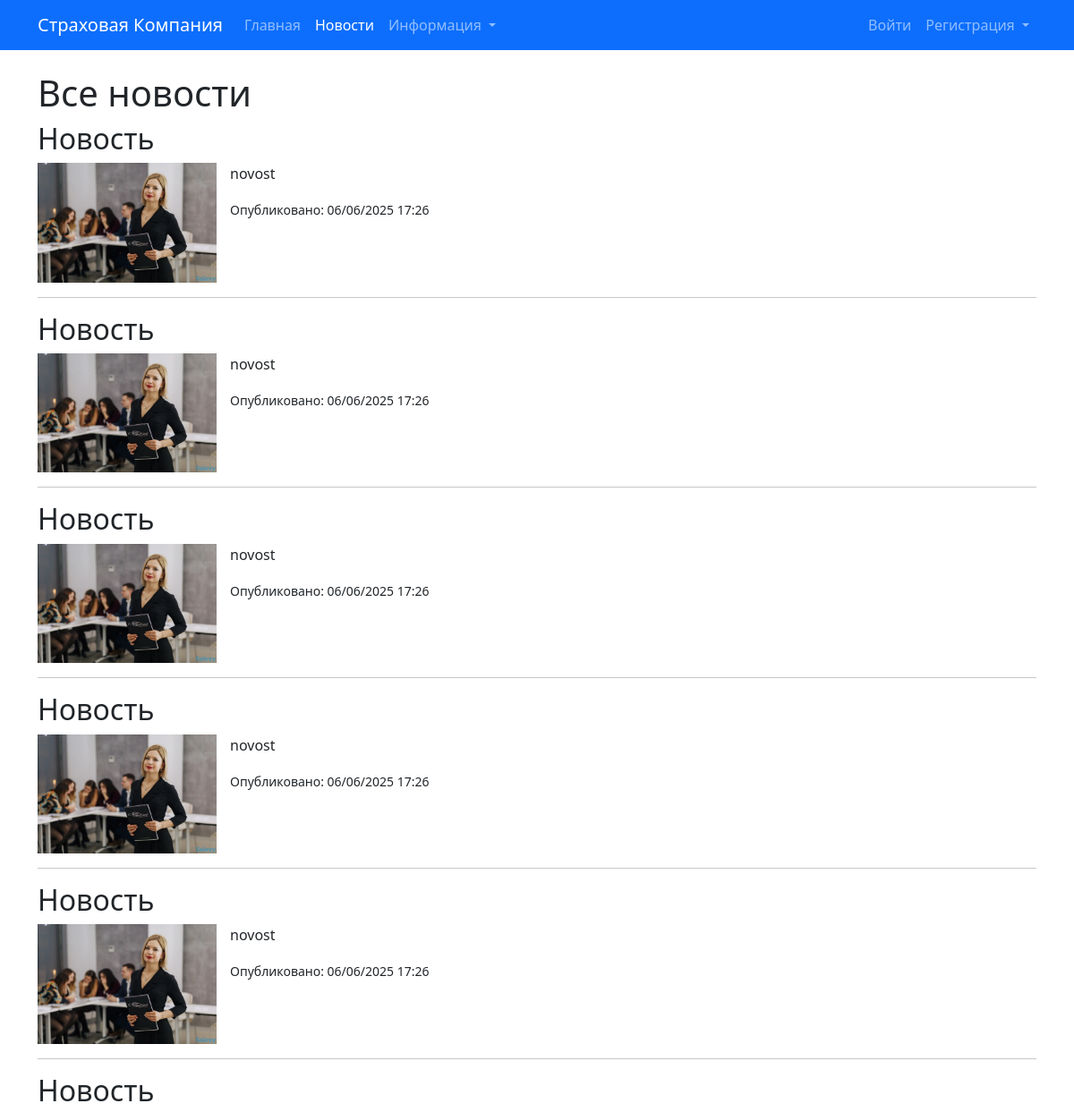
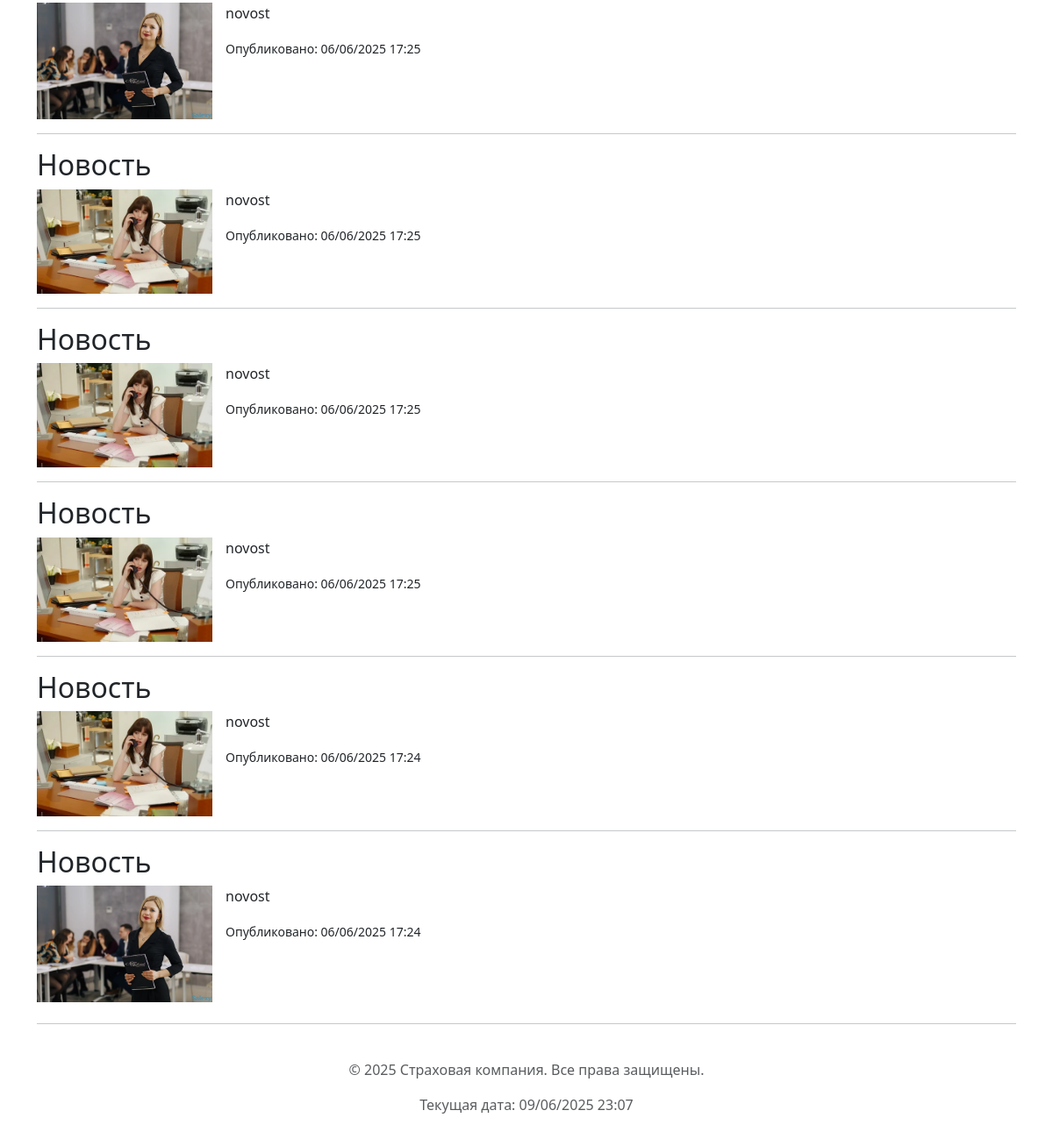
Page /news/ on the committed database (2 pictures, top to bottom).
### insurance_app/models.py (models this page shows, shortened)
class Article(models.Model):
    title = models.CharField(max_length=200, verbose_name="Заголовок")
    short_content = models.CharField(max_length=255, verbose_name="Краткое содержание")
    full_content = models.TextField(verbose_name="Полное содержание")
    image = models.ImageField(upload_to='articles_images/', blank=True, null=True, verbose_name="Картинка")
    published_at = models.DateTimeField(default=timezone.now, verbose_name="Дата публикации")
    created_at = models.DateTimeField(auto_now_add=True, verbose_name="Дата создания записи")
    updated_at = models.DateTimeField(auto_now=True, verbose_name="Дата обновления записи")
    class Meta:
        verbose_name = "Статья (Новость)"
        verbose_name_plural = "Статьи (Новости)"
        ordering = ['-published_at']

### insurance_app/views.py (the view)
# urls.py: path('news/', views.news_list_page, name='news_list'),
def news_list_page(request):
    articles = Article.objects.filter(published_at__lte=timezone.now()).order_by('-published_at')
    context = {
        'articles': articles,
        'page_title': 'Все новости'
    }
    return render(request, 'insurance_app/news_list.html', context)

### insurance_app/templates/insurance_app/news_list.html (shortened to what this page needs)
{% extends 'base.html' %}
{% block content %}
    <h1>{{ page_title|default:"Новости компании" }}</h1>
    {% if articles %}
        {% for article in articles %}
            <article class="news-item">
                <h2>{{ article.title }}</h2>
                {% if article.image %}
                    <img src="{{ article.image.url }}" alt="{{ article.title }}" style="max-width: 200px; height: auto; float: left; margin-right: 15px;">
                {% endif %}
                <p>{{ article.short_content }}</p>
                <p><small>Опубликовано: {{ article.published_at|date:"d/m/Y H:i" }}</small></p>
            </article>
            {% if not forloop.last %}<hr>{% endif %}
        {% endfor %}
    {% else %}
        <p>На данный момент новостей нет. Загляните позже!</p>
    {% endif %}
{% endblock %}

### rows in the picture
Article: title "Новость", image (picture), short_content "novost", published_at "06/06/2025 17:26"
Article: title "Новость", image (picture), short_content "novost", published_at "06/06/2025 17:26"
Article: title "Новость", image (picture), short_content "novost", published_at "06/06/2025 17:26"
Article: title "Новость", image (picture), short_content "novost", published_at "06/06/2025 17:26"
Article: title "Новость", image (picture), short_content "novost", published_at "06/06/2025 17:26"
Article: title "Новость", image (picture), short_content "novost", published_at "06/06/2025 17:25"
Article: title "Новость", image (picture), short_content "novost", published_at "06/06/2025 17:25"
Article: title "Новость", image (picture), short_content "novost", published_at "06/06/2025 17:25"
Article: title "Новость", image (picture), short_content "novost", published_at "06/06/2025 17:25"
Article: title "Новость", image (picture), short_content "novost", published_at "06/06/2025 17:24"
Article: title "Новость", image (picture), short_content "novost", published_at "06/06/2025 17:24"

### other values in the picture
{{ page_title|default:"Новости компании" }} "Все новости"
